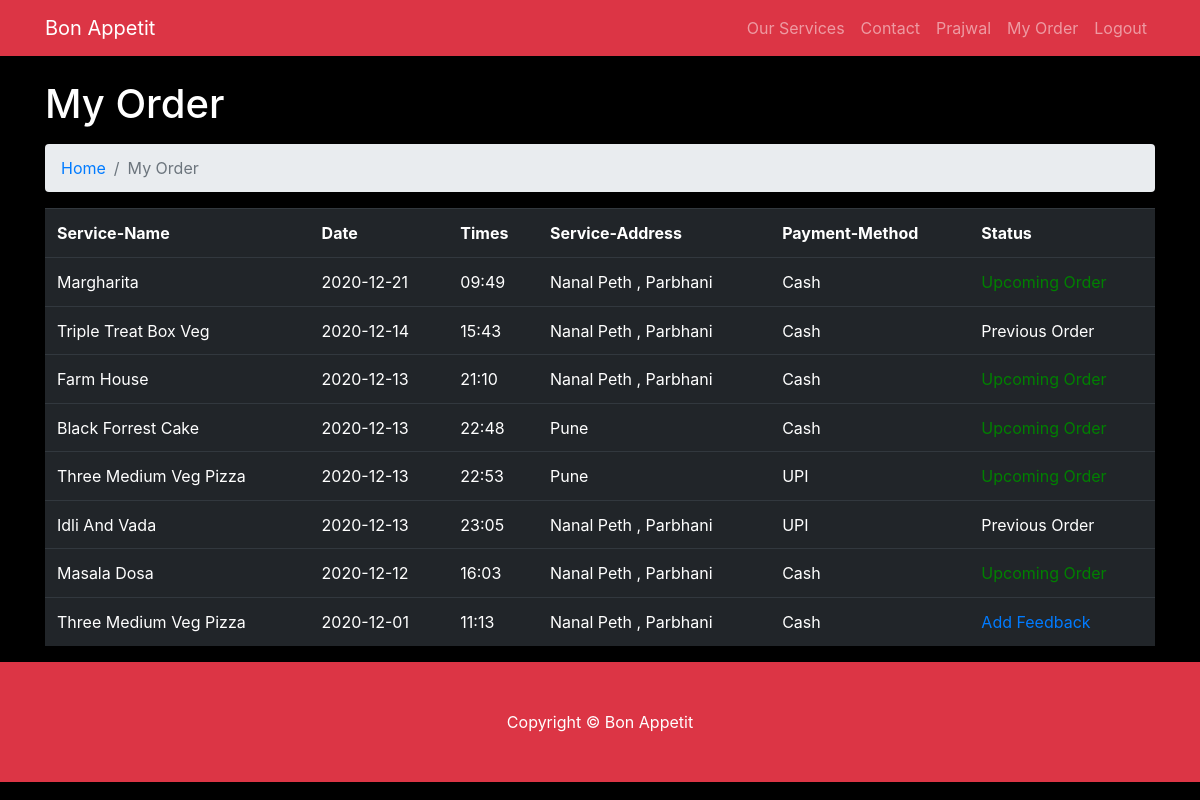
The page /customerorderstrack.php (signed in) on the database its author committed.
### tables this page shows
CREATE TABLE `order_info` (
  `oid` int(11) NOT NULL,
  `date` date NOT NULL,
  `timeslot` text NOT NULL,
  `service_address` text NOT NULL,
  `payment_method` text NOT NULL,
  `feedback` text DEFAULT NULL,
  `ratings` int(1) DEFAULT NULL,
  `cid` int(11) DEFAULT NULL,
  `sid` int(11) DEFAULT NULL,
  `spid` int(11) DEFAULT NULL,
  `flag` int(11) NOT NULL DEFAULT 0
);

CREATE TABLE `service` (
  `spid` int(11) NOT NULL,
  `sid` int(11) NOT NULL,
  `name` text NOT NULL,
  `category` text NOT NULL,
  `price` float NOT NULL,
  `description` text NOT NULL
);

### customerorderstrack.php (the view, shortened to what this page needs)
<!DOCTYPE html>
<html lang="en">
<head>
  <link href="vendor/bootstrap/css/bootstrap.min.css" rel="stylesheet">
  <link href="css/modern-business.css" rel="stylesheet">
  <link href="css/form.css" rel="stylesheet">
</head>
<body>
  <nav class="navbar fixed-top navbar-expand-lg navbar-dark bg-danger fixed-top">
    <div class="container">
      <a class="navbar-brand" href="index.php">Bon Appetit</a>
      <div class="collapse navbar-collapse" id="navbarResponsive">
        <ul class="navbar-nav ml-auto">
          <li class="nav-item">
            <a class="nav-link" href="services.php?input=All">Our Services</a>
          </li>
          <li class="nav-item">
            <a class="nav-link" href="contact.php">Contact</a>
          </li>
          <?php
          if (!isset($_SESSION['name'])) {
            echo '<li class="nav-item">' .
              '<a class="nav-link" href="login.html">Login</a>' .
              '</li>';
            echo '<li class="nav-item">' .
              '<a class="nav-link" href="signup.html">Signup</a>' .
              '</li>';
          } else {
            $name = $_SESSION['name'];
            echo "<li class='nav-item'>" .
              "<a class='nav-link' href='profile.php'> {$name}</a>" .
              "</li>";
            echo '<li class="nav-item">' .
              '<a class="nav-link" href="customerorderstrack.php">My Order</a>' .
              '</li>';
            echo '<li class="nav-item">' .
              '<a class="nav-link" href="logout.php">Logout</a>' .
              '</li>';
          }
          ?>
        </ul>
      </div>
    </div>
  </nav>
  <div class="container">
    <h1 class="mt-4 mb-3">My Order</h1>
    <ol class="breadcrumb">
      <li class="breadcrumb-item">
        <a href="index.php">Home</a>
      </li>
      <li class="breadcrumb-item active">My Order</li>
    </ol>
    <table class="table table-hover table-dark">
      <tr>
        <th>Service-Name</th>
        <th>Date</th>
        <th>Times</th>
        <th>Service-Address</th>
        <th>Payment-Method</th>
        <th>Status</th>
      </tr>
      <?php
      include("connection.php");
      $query1 = "SELECT * from `order_info` natural join `service` where `order_info`.`cid`='" . mysqli_real_escape_string($link, $_SESSION['cid']) . "' order by date desc";
      if ($result = mysqli_query($link, $query1)) {
        while ($row = mysqli_fetch_array($result)) {
          if ($row['flag'] == 1) {
            if ($row['ratings'] == NULL) {
              $r = $row['oid'];
              $index = "/feedbackfill.php?oid=$r";
              echo "<tr>";
              echo "<td>" . $row['name'] . "</td>" . "<td>" . $row['date'] . "</td>" . "<td>" . $row['timeslot'] . "</td>" . "<td>" . $row['service_address'] . "</td>" . "<td>" . $row['payment_method'] . "</td>" . "<td><a href=$index >Add Feedback</a></td>";
            } else {
              echo "<tr>";
              echo "<td>" . $row['name'] . "</td>" . "<td>" . $row['date'] . "</td>" . "<td>" . $row['timeslot'] . "</td>" . "<td>" . $row['service_address'] . "</td>" . "<td>" . $row['payment_method'] . "</td>" . "<td> <a>Previous Order</a></td>";
              echo "<tr>";
            }
          } else {
            echo "<tr>";
            echo "<td>" . $row['name'] . "</td>" . "<td>" . $row['date'] . "</td>" . "<td>" . $row['timeslot'] . "</td>" . "<td>" . $row['service_address'] . "</td>" . "<td>" . $row['payment_method'] . "</td>" . '<td><a> <font color="green">Upcoming Order</font></a></td>';
            echo "<tr>";
          }
        }
      }
      ?>
    </table>
  </div>
  <footer class="py-5 bg-danger">
    <div class="container">
      <p class="m-0 text-center text-white">Copyright &copy; Bon Appetit</p>
    </div>
  </footer>
</body>
</html>

### css/modern-business.css (style rules this page uses)
body { padding-top: 54px; }
@media (min-width: 992px) { body { padding-top: 56px; } }

### customerorderstrack.php (style rules this page uses)
body { background-color: black; color: white; }

### rows shown on the page
order_info: service.name "Margharita", date "2020-12-21", timeslot "09:49", service_address "Nanal Peth , Parbhani", payment_method "Cash"
order_info: service.name "Triple Treat Box Veg", date "2020-12-14", timeslot "15:43", service_address "Nanal Peth , Parbhani", payment_method "Cash"
order_info: service.name "Farm House", date "2020-12-13", timeslot "21:10", service_address "Nanal Peth , Parbhani", payment_method "Cash"
order_info: service.name "Black Forrest Cake", date "2020-12-13", timeslot "22:48", service_address "Pune", payment_method "Cash"
order_info: service.name "Three Medium Veg Pizza", date "2020-12-13", timeslot "22:53", service_address "Pune", payment_method "UPI"
order_info: service.name "Idli And Vada", date "2020-12-13", timeslot "23:05", service_address "Nanal Peth , Parbhani", payment_method "UPI"
order_info: service.name "Masala Dosa", date "2020-12-12", timeslot "16:03", service_address "Nanal Peth , Parbhani", payment_method "Cash"
order_info: service.name "Three Medium Veg Pizza", date "2020-12-01", timeslot "11:13", service_address "Nanal Peth , Parbhani", payment_method "Cash"

### other values the page prints
$name "Prajwal"
